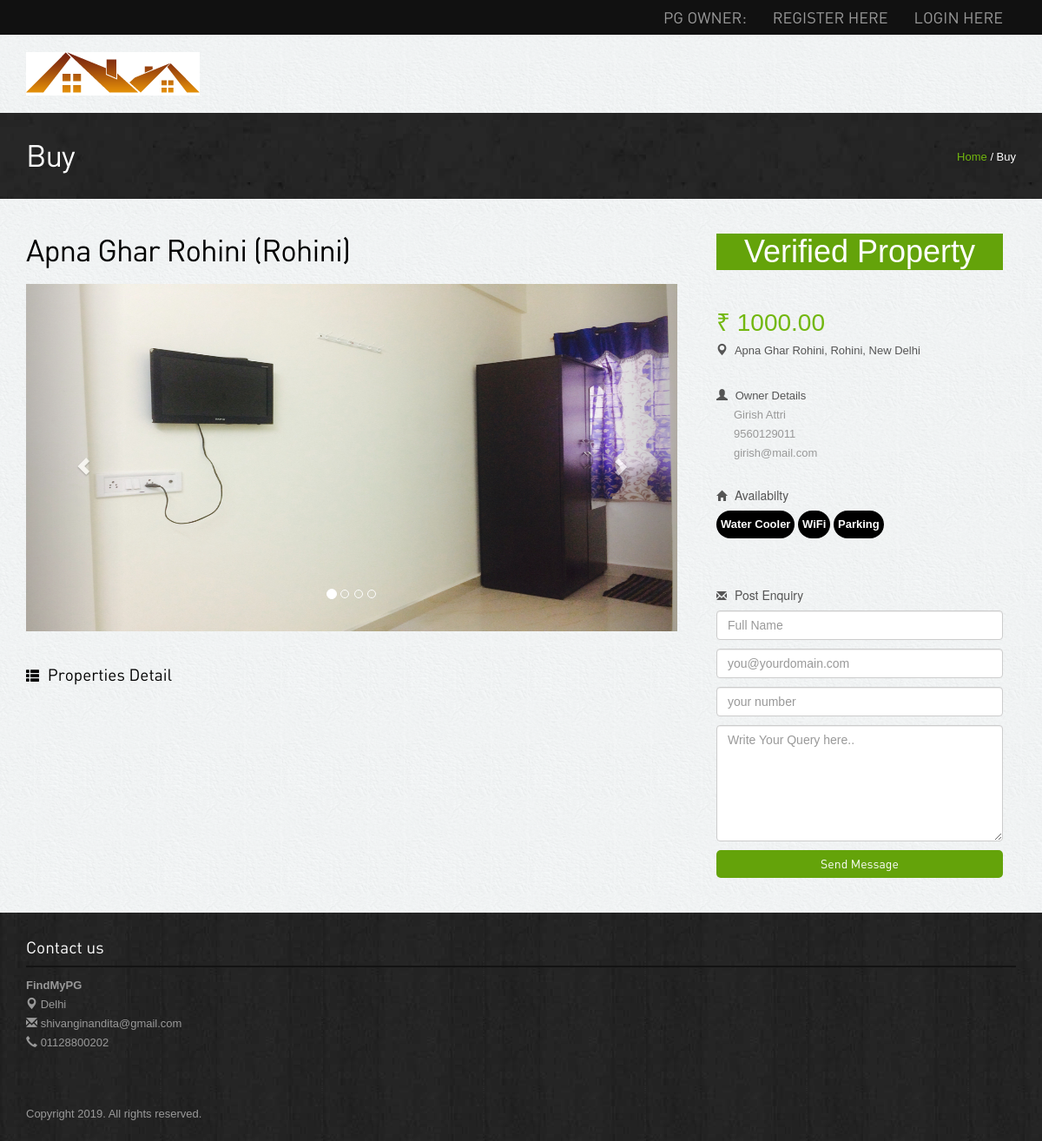
Screenshot of /pg/details/23/ with the database file from the repository.
### main/models.py (models this page shows)
class PG(models.Model):
    ownerid=models.ForeignKey(Owner, on_delete=models.CASCADE)
    address=models.CharField(max_length=30)
    location=models.CharField(max_length=30)
    city=models.CharField(max_length=30)
    pin=models.IntegerField()
    rent=models.DecimalField(max_digits=10,decimal_places=2)
    occupancy=models.IntegerField()
    forgender=models.CharField(max_length=30)
    size=models.IntegerField()
    rooms=models.IntegerField()
    intime=models.DateTimeField()
    outtime=models.DateTimeField()
    description=models.TextField(default="")
    isverified=models.BooleanField(default=False)

class PGImages(models.Model):
	pgid=models.ForeignKey(PG,on_delete=models.CASCADE)
	image=models.FileField()

class Owner(models.Model):
    loginid=models.ForeignKey(Login,on_delete=models.CASCADE)
    name=models.CharField(max_length=30)
    address=models.CharField(max_length=30)
    phone=models.IntegerField()
    email=models.EmailField(max_length=30)
    photo=models.FileField()

### user/views.py (the view)
# urls.py: path(r'pg/details/<int:pgid>/',user.PGDetail),
def PGDetail(request,pgid=1):
	pg=PG.objects.get(id=pgid)
	owner=pg.ownerid
	pg.image=PGImages.objects.filter(pgid=pg)[:1][0]
	pg.images=PGImages.objects.filter(pgid=pg)[1:4]
	amn=Ameneties.objects.get(pgid=pg)
	pg.ameneties=[]
	if(amn.ac==True):
		pg.ameneties.append('AC')
	if(amn.watercooler==True):
		pg.ameneties.append('Water Cooler')
	if(amn.waterpurifier==True):
		pg.ameneties.append('Water Purifier')
	if(amn.geyser==True):
		pg.ameneties.append('Geyser')
	if(amn.bed==True):
		pg.ameneties.append('Bed')
	if(amn.wifi==True):
		pg.ameneties.append('WiFi')
	if(amn.meals==True):
		pg.ameneties.append('Meals')
	if(amn.parking==True):
		pg.ameneties.append('Parking')
	data={'pg':pg,'owner':owner}
	return render(request,'user/pgdetail.html',data)

### user/templates/user/pgdetail.html (shortened to what this page needs)
{% extends 'user/base.html' %}
{% load static %}
{% block 'main' %}
<div class="inside-banner">
  <div class="container">
    <span class="pull-right"><a href="#">Home</a> / Buy</span>
    <h2>Buy</h2>
</div>
</div>
<div class="container">
<div class="properties-listing spacer">
<div class="row">
<div class="col-lg-12 col-sm-12 ">
<div class="row">
  <div class="col-lg-8">
<h2>{{pg.address}} ({{pg.location}})</h2>
  <div class="property-images">
<div id="myCarousel" class="carousel slide" data-ride="carousel">
      <ol class="carousel-indicators hidden-xs">
        <li data-target="#myCarousel" data-slide-to="0" class="active"></li>
        <li data-target="#myCarousel" data-slide-to="1" class=""></li>
        <li data-target="#myCarousel" data-slide-to="2" class=""></li>
        <li data-target="#myCarousel" data-slide-to="3" class=""></li>
      </ol>
      <div class="carousel-inner">
        <div class="item active">
          <img src="/images/{{pg.image.image}}" class="properties" alt="properties" style="height:400px;width:100%;"/>
        </div>
      </div>
      <a class="left carousel-control" href="#myCarousel" data-slide="prev"><span class="glyphicon glyphicon-chevron-left"></span></a>
      <a class="right carousel-control" href="#myCarousel" data-slide="next"><span class="glyphicon glyphicon-chevron-right"></span></a>
    </div>
  </div>
  <div class="spacer"><h4><span class="glyphicon glyphicon-th-list"></span> Properties Detail</h4>
  </div>
  </div>
  <div class="col-lg-4">
  <div class="col-lg-12  col-sm-6">
<div class="property-info">
  <p style="font-size:36px;padding:10px;color:white;text-align: center;text-transform: capitalize;margin-bottom:50px;{% if not pg.isverified %}background:rgba(190,7,46,0.8){% else %}background: #64a30a;{% endif %}">{% if pg.isverified %}verified{% else %}unverified{% endif %} Property</p>
<p class="price">₹ {{pg.rent}}</p>
  <p class="area"><span class="glyphicon glyphicon-map-marker"></span> {{pg.address}}, {{pg.location}}, {{pg.city}}</p>
  <div class="profile">
  <span class="glyphicon glyphicon-user"></span> Owner Details
  <p>{{owner.name}}<br>{{owner.phone}}
  <br>{{owner.email}}</p>
  </div>
</div>
    <h6><span class="glyphicon glyphicon-home"></span> Availabilty</h6>
        <div class="listing-detail" style="height:60px;">
          {% for amn in pg.ameneties %}
          <label style="padding:5px;color:white;background-color:black;maring:5px;border-radius: 20px">{{amn}}</label>
          {% endfor %}
        </div>
</div>
<div class="col-lg-12 col-sm-6 ">
<div class="enquiry">
  <h6><span class="glyphicon glyphicon-envelope"></span> Post Enquiry</h6>
  <form role="form" action="/pg/contact/{{pg.id}}" method="POST">
                <input type="text" class="form-control" name="name" placeholder="Full Name"/>
                <input type="text" class="form-control" name="email" placeholder="you@yourdomain.com"/>
                <input type="text" class="form-control" name="phone" placeholder="your number"/>
                <textarea rows="6" class="form-control" name="message" placeholder="Write Your Query here.."></textarea>
      <button type="submit" class="btn btn-primary" name="Submit">Send Message</button>
      </form>
 </div>
</div>
  </div>
</div>
</div>
</div>
</div>
</div>
{% endblock %}

### user/static/user/assets/style.css (style rules this page uses)
body { color:#555; font:normal 13px/22px Arial; background:url(../images/bgmain.png) #eee; }
h1,h2,h3,h4,h5 { font-weight:normal; font-family: din;margin: 0;padding: 0;color: #000 }
h2 { font-size: 35px; letter-spacing: -1px;margin-bottom: 20px; }
h4 { margin: 10px 0; font-size: 19px; }
h6 { margin: 0 0 10px 0; font-size: 14px; }
h4 span { margin-right: 5px; font-size: 15px; }
h6 span { margin-right: 5px; font-size: 12px; }
p { margin-bottom: 30px; }
a { color:#72b70f; text-decoration:none;outline: none; }
.spacer { margin-top: 40px;margin-bottom:40px; }
select,input { outline: 0; margin-bottom: 20px; }
.btn { border-radius: 5px; font-family: din; outline: none; }
.btn-primary { background: #64a30a;border:none;width: 100%;border-radius: 20px; }
.listing-detail { margin-bottom: 30px; }
.inside-banner { background:url(../images/bginside.jpg) #222;color: #fff; padding: 30px 0; }
.inside-banner h2 { margin: 0; color: #fff; }
.inside-banner span { margin-top: 10px; }
.property-info { margin:0 0 30px 0; }
.property-info span { margin-right: 5px; }
.property-info p { margin-bottom:10px; }
.property-info p.price { font-size: 28px;color: #72b70f;padding:0;border-radius: 5px; }
.property-info .profile { margin-top: 30px; }
.property-info .profile p { padding-left: 20px; color: #999; }
.enquiry input,.enquiry textarea { margin-bottom: 10px; }
.enquiry button { border-radius: 5px; }

### rows the page displays
PG: address "Apna Ghar Rohini", location "Rohini", image.image (picture), rent "1000.00", city "New Delhi"
Owner: name "Girish Attri", phone "9560129011", email "girish@mail.com"

### other values shown
{{ amn }} "Water Cooler" "WiFi" "Parking"
